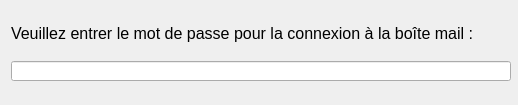
<?xml version="1.0" encoding="UTF-8"?>
<ui version="4.0">
 <class>Dialog</class>
 <widget class="QDialog" name="Dialog">
  <property name="geometry">
   <rect>
    <x>0</x>
    <y>0</y>
    <width>518</width>
    <height>105</height>
   </rect>
  </property>
  <property name="minimumSize">
   <size>
    <width>518</width>
    <height>105</height>
   </size>
  </property>
  <property name="maximumSize">
   <size>
    <width>518</width>
    <height>105</height>
   </size>
  </property>
  <property name="windowTitle">
   <string>Mot de passe</string>
  </property>
  <layout class="QVBoxLayout" name="verticalLayout">
   <item>
    <widget class="QLabel" name="label">
     <property name="minimumSize">
      <size>
       <width>500</width>
       <height>20</height>
      </size>
     </property>
     <property name="maximumSize">
      <size>
       <width>500</width>
       <height>20</height>
      </size>
     </property>
     <property name="font">
      <font>
       <pointsize>12</pointsize>
      </font>
     </property>
     <property name="text">
      <string>Veuillez entrer le mot de passe pour la connexion à la boîte mail :</string>
     </property>
    </widget>
   </item>
   <item>
    <widget class="QLineEdit" name="LE_MDP">
     <property name="minimumSize">
      <size>
       <width>500</width>
       <height>20</height>
      </size>
     </property>
     <property name="maximumSize">
      <size>
       <width>500</width>
       <height>20</height>
      </size>
     </property>
    </widget>
   </item>
  </layout>
 </widget>
 <resources/>
 <connections/>
</ui>
